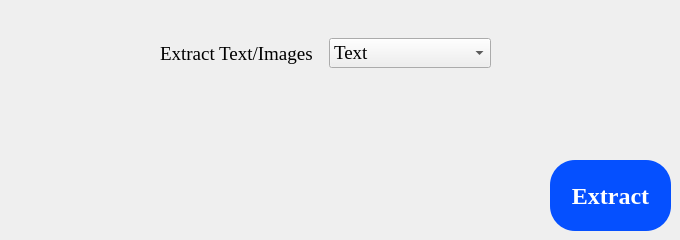
    <widget class="QWidget" name="extract_page">
     <widget class="QWidget" name="widget_3" native="true">
      <property name="geometry">
       <rect>
        <x>160</x>
        <y>23</y>
        <width>331</width>
        <height>61</height>
       </rect>
      </property>
      <layout class="QHBoxLayout" name="horizontalLayout">
       <item>
        <widget class="QLabel" name="label_3">
         <property name="font">
          <font>
           <family>Times New Roman</family>
           <pointsize>14</pointsize>
          </font>
         </property>
         <property name="text">
          <string>Extract Text/Images</string>
         </property>
        </widget>
       </item>
       <item>
        <widget class="QComboBox" name="extract_dropdown">
         <property name="font">
          <font>
           <family>Times New Roman</family>
           <pointsize>14</pointsize>
          </font>
         </property>
         <item>
          <property name="text">
           <string>Text</string>
          </property>
         </item>
         <item>
          <property name="text">
           <string>Images</string>
          </property>
         </item>
        </widget>
       </item>
      </layout>
     </widget>
     <widget class="QPushButton" name="extract_button">
      <property name="geometry">
       <rect>
        <x>550</x>
        <y>160</y>
        <width>121</width>
        <height>71</height>
       </rect>
      </property>
      <property name="font">
       <font>
        <family>Times New Roman</family>
        <pointsize>18</pointsize>
        <bold>true</bold>
       </font>
      </property>
      <property name="cursor">
       <cursorShape>PointingHandCursor</cursorShape>
      </property>
      <property name="styleSheet">
       <string notr="true">background-color:rgb(5, 80, 255);
color:white;
border-radius:25px;
</string>
      </property>
      <property name="text">
       <string>Extract</string>
      </property>
      <property name="checkable">
       <bool>true</bool>
      </property>
      <property name="autoExclusive">
       <bool>true</bool>
      </property>
     </widget>
    </widget>
